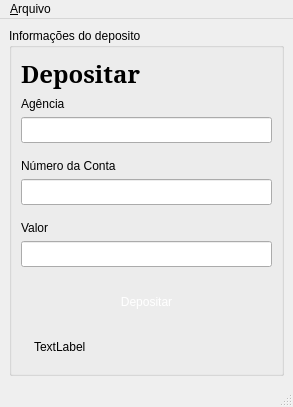
<?xml version="1.0" encoding="UTF-8"?>
<ui version="4.0">
 <class>MainWindow</class>
 <widget class="QMainWindow" name="MainWindow">
  <property name="geometry">
   <rect>
    <x>0</x>
    <y>0</y>
    <width>293</width>
    <height>407</height>
   </rect>
  </property>
  <property name="windowTitle">
   <string>MainWindow</string>
  </property>
  <widget class="QWidget" name="centralwidget">
   <layout class="QVBoxLayout" name="verticalLayout">
    <item>
     <widget class="QGroupBox" name="groupBox_3">
      <property name="title">
       <string>Informações do deposito</string>
      </property>
      <layout class="QVBoxLayout" name="verticalLayout_2">
       <item>
        <widget class="QLabel" name="lbl_nome_usuario">
         <property name="font">
          <font>
           <family>Noto Serif</family>
           <pointsize>18</pointsize>
           <weight>75</weight>
           <bold>true</bold>
          </font>
         </property>
         <property name="text">
          <string>Depositar</string>
         </property>
        </widget>
       </item>
       <item>
        <widget class="QLabel" name="label_5">
         <property name="styleSheet">
          <string notr="true">font: 10pt &quot;Calibri&quot;;</string>
         </property>
         <property name="text">
          <string>Agência</string>
         </property>
        </widget>
       </item>
       <item>
        <widget class="QLineEdit" name="inp_agencia">
         <property name="styleSheet">
          <string notr="true">font: 10pt &quot;Calibri&quot;;
padding: 4px;
margin-bottom: 10px;</string>
         </property>
         <property name="readOnly">
          <bool>false</bool>
         </property>
        </widget>
       </item>
       <item>
        <widget class="QLabel" name="label_6">
         <property name="styleSheet">
          <string notr="true">font: 10pt &quot;Calibri&quot;;</string>
         </property>
         <property name="text">
          <string>Número da Conta</string>
         </property>
        </widget>
       </item>
       <item>
        <widget class="QLineEdit" name="inp_numero_conta">
         <property name="styleSheet">
          <string notr="true">font: 10pt &quot;Calibri&quot;;
padding: 4px;
margin-bottom: 10px;</string>
         </property>
         <property name="readOnly">
          <bool>false</bool>
         </property>
        </widget>
       </item>
       <item>
        <widget class="QLabel" name="label_7">
         <property name="styleSheet">
          <string notr="true">font: 10pt &quot;Calibri&quot;;</string>
         </property>
         <property name="text">
          <string>Valor</string>
         </property>
        </widget>
       </item>
       <item>
        <widget class="QLineEdit" name="inp_valor">
         <property name="styleSheet">
          <string notr="true">font: 10pt &quot;Calibri&quot;;
padding: 4px;
margin-bottom: 10px;</string>
         </property>
         <property name="readOnly">
          <bool>false</bool>
         </property>
        </widget>
       </item>
       <item>
        <widget class="QPushButton" name="btn_depositar">
         <property name="styleSheet">
          <string notr="true">font: 10pt &quot;Calibri&quot;;
padding: 8px;
background-color: '#00C569'; 
color: white;
border: none;
margin: 4px 0;</string>
         </property>
         <property name="text">
          <string>Depositar</string>
         </property>
        </widget>
       </item>
       <item>
        <spacer name="verticalSpacer_2">
         <property name="orientation">
          <enum>Qt::Vertical</enum>
         </property>
         <property name="sizeHint" stdset="0">
          <size>
           <width>20</width>
           <height>40</height>
          </size>
         </property>
        </spacer>
       </item>
       <item>
        <widget class="QLabel" name="lbl_mensagem">
         <property name="styleSheet">
          <string notr="true">color: '#333A44';
padding: 10px;</string>
         </property>
         <property name="text">
          <string>TextLabel</string>
         </property>
        </widget>
       </item>
      </layout>
     </widget>
    </item>
   </layout>
  </widget>
  <widget class="QMenuBar" name="menubar">
   <property name="geometry">
    <rect>
     <x>0</x>
     <y>0</y>
     <width>293</width>
     <height>21</height>
    </rect>
   </property>
   <widget class="QMenu" name="menu_Arquivo">
    <property name="title">
     <string>&amp;Arquivo</string>
    </property>
    <addaction name="action_Exit"/>
   </widget>
   <addaction name="menu_Arquivo"/>
  </widget>
  <widget class="QStatusBar" name="statusbar"/>
  <action name="action_Exit">
   <property name="text">
    <string>&amp;Exit</string>
   </property>
  </action>
 </widget>
 <resources/>
 <connections/>
</ui>
